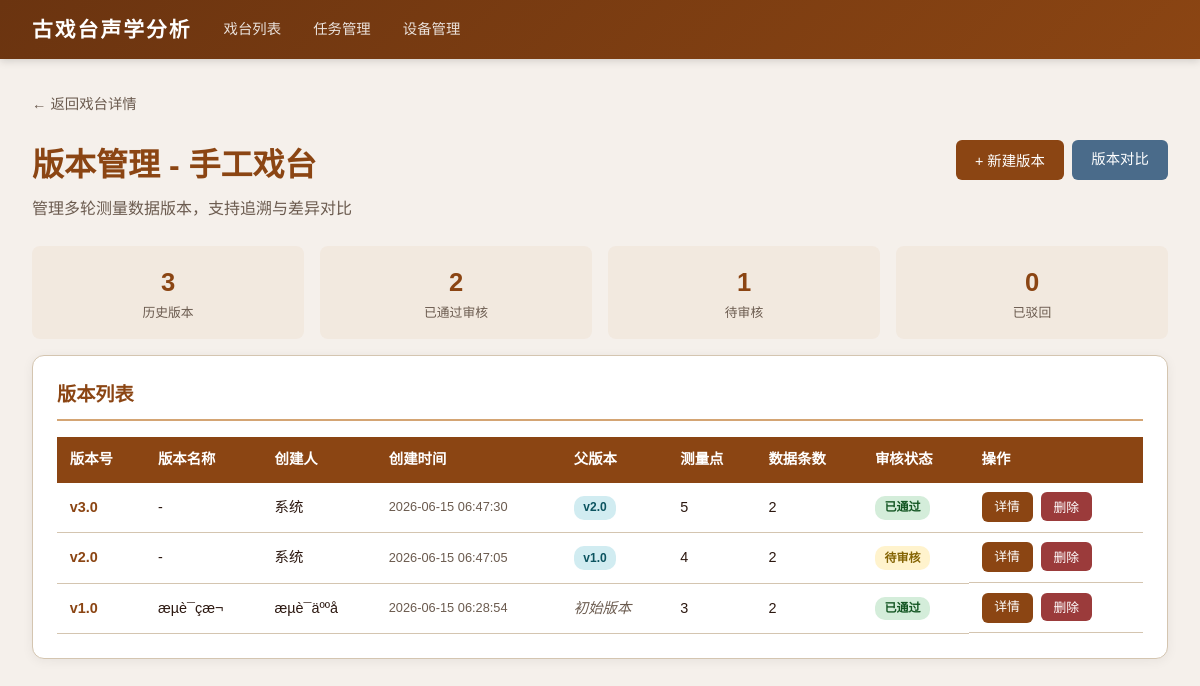
The app's page /stages/1/versions, older data.
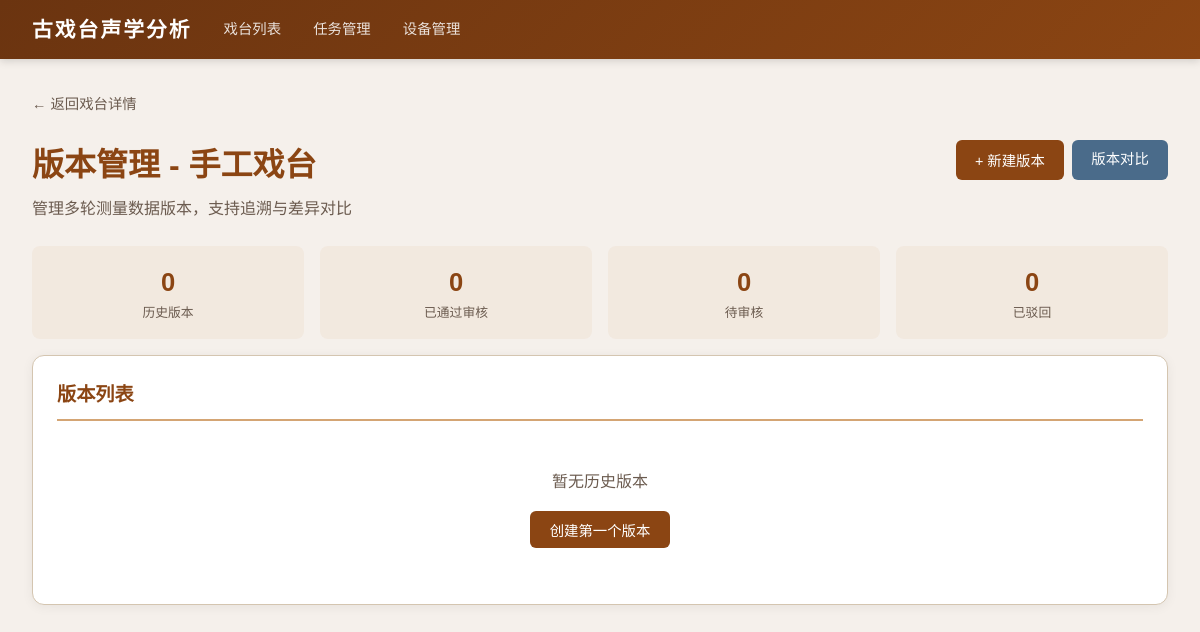
The same page, newer data.
### tables this page shows
CREATE TABLE stages (
            id INTEGER PRIMARY KEY AUTOINCREMENT,
            name TEXT NOT NULL,
            location TEXT NOT NULL DEFAULT '',
            description TEXT NOT NULL DEFAULT '',
            plan_width REAL NOT NULL DEFAULT 20.0,
            plan_height REAL NOT NULL DEFAULT 15.0,
            created_at TIMESTAMP DEFAULT CURRENT_TIMESTAMP
        );

CREATE TABLE measurement_versions (
            id INTEGER PRIMARY KEY AUTOINCREMENT,
            stage_id INTEGER NOT NULL,
            version_number TEXT NOT NULL,
            version_name TEXT NOT NULL DEFAULT '',
            created_by TEXT NOT NULL DEFAULT '',
            update_time TIMESTAMP DEFAULT CURRENT_TIMESTAMP,
            modification_description TEXT NOT NULL DEFAULT '',
            data_source TEXT NOT NULL DEFAULT '',
            review_status TEXT NOT NULL DEFAULT 'pending',
            reviewed_by TEXT NOT NULL DEFAULT '',
            review_time TIMESTAMP,
            review_comment TEXT NOT NULL DEFAULT '',
            parent_version_id INTEGER,
            session_id INTEGER,
            task_id INTEGER,
            conclusion_snapshot TEXT NOT NULL DEFAULT '',
            created_at TIMESTAMP DEFAULT CURRENT_TIMESTAMP,
            FOREIGN KEY (stage_id) REFERENCES stages(id) ON DELETE CASCADE,
            FOREIGN KEY (parent_version_id) REFERENCES measurement_versions(id) ON DELETE SET NULL,
            FOREIGN KEY (session_id) REFERENCES measurement_sessions(id) ON DELETE SET NULL,
            FOREIGN KEY (task_id) REFERENCES measurement_tasks(id) ON DELETE SET NULL,
            UNIQUE(stage_id, version_number)
        );

### app/routers/versions.py (the view)
@router.get("/stages/{stage_id}/versions", response_class=HTMLResponse)
def version_list(request: Request, stage_id: int, db=Depends(get_db)):
    cursor = db.cursor()
    cursor.execute("SELECT * FROM stages WHERE id = ?", (stage_id,))
    stage = cursor.fetchone()
    if not stage:
        raise HTTPException(status_code=404, detail="戏台不存在")
    stage = dict(stage)
    cursor.execute("""
        SELECT mv.*,
            (SELECT COUNT(*) FROM version_point_snapshots WHERE version_id = mv.id) as point_count,
            (SELECT COUNT(*) FROM version_acoustic_snapshots WHERE version_id = mv.id) as data_count,
            pv.version_number as parent_version_number
        FROM measurement_versions mv
        LEFT JOIN measurement_versions pv ON mv.parent_version_id = pv.id
        WHERE mv.stage_id = ?
        ORDER BY mv.created_at DESC
    """, (stage_id,))
    versions = [dict(row) for row in cursor.fetchall()]
    status_map = {
        "pending": "待审核",
        "approved": "已通过",
        "rejected": "已驳回"
    }
    for v in versions:
        v["review_status_text"] = status_map.get(v["review_status"], v["review_status"])
    cursor.execute("""
        SELECT ms.id, ms.singer_position, ms.audience_count, ms.door_window_state, ms.created_at
        FROM measurement_sessions ms
        WHERE ms.stage_id = ?
        ORDER BY ms.created_at DESC
    """, (stage_id,))
    sessions = [dict(row) for row in cursor.fetchall()]
    cursor.execute("""
        SELECT mt.id, mt.task_name, mt.responsible_person, mt.status, mt.measurement_date
        FROM measurement_tasks mt
        WHERE mt.stage_id = ?
        ORDER BY mt.created_at DESC
    """, (stage_id,))
    tasks = [dict(row) for row in cursor.fetchall()]
    return templates.TemplateResponse("version_list.html", {
        "request": request, "stage": stage, "versions": versions,
        "sessions": sessions, "tasks": tasks
    })

### app/templates/version_list.html (shortened to what this page needs)
{% extends "base.html" %}
{% block content %}
<div style="margin-bottom:1.5rem;">
    <a href="/stages/{{ stage.id }}" style="color:var(--text-light);text-decoration:none;font-size:0.9rem;">← 返回戏台详情</a>
</div>
<div style="display:flex;justify-content:space-between;align-items:flex-start;margin-bottom:1.5rem;gap:1rem;flex-wrap:wrap;">
    <div>
        <h1 style="color:var(--primary);margin-bottom:0.3rem;">版本管理 - {{ stage.name }}</h1>
        <p style="color:var(--text-light);">管理多轮测量数据版本，支持追溯与差异对比</p>
    </div>
    <div class="actions">
        <button class="btn btn-primary" onclick="document.getElementById('createVersionModal').style.display='flex'">+ 新建版本</button>
        <a href="/stages/{{ stage.id }}/versions/compare" class="btn btn-info">版本对比</a>
    </div>
</div>
<div class="stat-grid">
    <div class="stat-item">
        <div class="stat-value">{{ versions|length }}</div>
        <div class="stat-label">历史版本</div>
    </div>
    <div class="stat-item">
        <div class="stat-value">{{ versions | selectattr('review_status', 'equalto', 'approved') | list | length }}</div>
        <div class="stat-label">已通过审核</div>
    </div>
    <div class="stat-item">
        <div class="stat-value">{{ versions | selectattr('review_status', 'equalto', 'pending') | list | length }}</div>
        <div class="stat-label">待审核</div>
    </div>
    <div class="stat-item">
        <div class="stat-value">{{ versions | selectattr('review_status', 'equalto', 'rejected') | list | length }}</div>
        <div class="stat-label">已驳回</div>
    </div>
</div>
<div class="card">
    <h2>版本列表</h2>
    {% if versions %}
    <table>
        <thead>
            <tr>
                <th>版本号</th>
                <th>版本名称</th>
                <th>创建人</th>
                <th>创建时间</th>
                <th>父版本</th>
                <th>测量点</th>
                <th>数据条数</th>
                <th>审核状态</th>
                <th>操作</th>
            </tr>
        </thead>
        <tbody>
            {% for v in versions %}
            <tr>
                <td style="font-weight:700;color:var(--primary);">{{ v.version_number }}</td>
                <td>{{ v.version_name or '-' }}</td>
                <td>{{ v.created_by or '-' }}</td>
                <td style="font-size:0.8rem;color:var(--text-light);">{{ v.created_at }}</td>
                <td>
                    {% if v.parent_version_number %}
                    <span class="badge badge-info">{{ v.parent_version_number }}</span>
                    {% else %}
                    <span class="missing-indicator">初始版本</span>
                    {% endif %}
                </td>
                <td>{{ v.point_count }}</td>
                <td>{{ v.data_count }}</td>
                <td>
                    {% if v.review_status == 'pending' %}
                    <span class="badge badge-warning">待审核</span>
                    {% elif v.review_status == 'approved' %}
                    <span class="badge badge-success">已通过</span>
                    {% elif v.review_status == 'rejected' %}
                    <span class="badge badge-danger">已驳回</span>
                    {% endif %}
                </td>
                <td class="actions">
                    <a href="/stages/{{ stage.id }}/versions/{{ v.id }}" class="btn btn-primary btn-sm">详情</a>
                    <form action="/stages/{{ stage.id }}/versions/{{ v.id }}/delete" method="post"
                          onsubmit="return confirm('确定删除版本 {{ v.version_number }}？此操作将同时删除所有关联快照数据。')">
                        <button type="submit" class="btn btn-danger btn-sm">删除</button>
                    </form>
                </td>
            </tr>
            {% endfor %}
        </tbody>
    </table>
    {% else %}
    <div style="text-align:center;padding:2rem;">
        <p style="color:var(--text-light);margin-bottom:1rem;">暂无历史版本</p>
        <button class="btn btn-primary" onclick="document.getElementById('createVersionModal').style.display='flex'">创建第一个版本</button>
    </div>
    {% endif %}
</div>
{% endblock %}

### app/templates/base.html (shortened to what this page needs)
<!DOCTYPE html>
<html lang="zh-CN">
<head>
</head>
<body>
    <nav>
        <a href="/" class="logo">古戏台声学分析</a>
        <a href="/">戏台列表</a>
        <a href="/tasks">任务管理</a>
        <a href="/equipment">设备管理</a>
    </nav>
    <div class="container">
        {% block content %}{% endblock %}
    </div>
</body>
</html>

### app/templates/base.html (style rules this page uses)
:root { --primary: #8B4513; --primary-light: #A0522D; --primary-dark: #6B3410; --accent: #D4A574; --bg: #F5F0EB; --card-bg: #FFFFFF; --text: #2C1810; --text-light: #6B5B4F; --border: #D4C5B0; --success: #4A7C59; --warning: #C4943A; --danger: #9B3B3B; --info: #4A6B8A; }
* { margin: 0; padding: 0; box-sizing: border-box; }
body { font-family: "PingFang SC", "Microsoft YaHei", "Hiragino Sans GB", sans-serif; background: var(--bg); color: var(--text); line-height: 1.6; }
nav { background: linear-gradient(135deg, var(--primary-dark), var(--primary)); color: white; padding: 0.8rem 2rem; display: flex; align-items: center; gap: 2rem; box-shadow: 0 2px 8px rgba(0,0,0,0.15); }
nav .logo { font-size: 1.3rem; font-weight: 700; letter-spacing: 2px; text-decoration: none; color: white; }
nav a { color: rgba(255,255,255,0.85); text-decoration: none; font-size: 0.9rem; transition: color 0.2s; }
.container { max-width: 1200px; margin: 0 auto; padding: 2rem; }
.card { background: var(--card-bg); border-radius: 12px; box-shadow: 0 2px 12px rgba(0,0,0,0.06); padding: 1.5rem; margin-bottom: 1.5rem; border: 1px solid var(--border); }
.card h2 { color: var(--primary); margin-bottom: 1rem; padding-bottom: 0.5rem; border-bottom: 2px solid var(--accent); font-size: 1.2rem; }
.btn { display: inline-block; padding: 0.5rem 1.2rem; border-radius: 6px; border: none; cursor: pointer; font-size: 0.9rem; text-decoration: none; transition: all 0.2s; font-family: inherit; }
.btn-primary { background: var(--primary); color: white; }
.btn-info { background: var(--info); color: white; }
.actions { display: flex; gap: 0.5rem; flex-wrap: wrap; }
.stat-grid { display: grid; grid-template-columns: repeat(auto-fit, minmax(180px, 1fr)); gap: 1rem; margin-bottom: 1rem; }
.stat-item { text-align: center; padding: 1rem; background: rgba(212,165,116,0.1); border-radius: 8px; }
.stat-value { font-size: 1.6rem; font-weight: 700; color: var(--primary); }
.stat-label { font-size: 0.8rem; color: var(--text-light); }

Row changes from the older to the newer data that the page shows:
removed measurement_versions: version_number "v3.0", version_name "-", created_by "系统", created_at "2026-06-15 06:47:30", parent_version_number "v2.0", point_count "5", data_count "2", review_status "已通过"
removed measurement_versions: version_number "v2.0", version_name "-", created_by "系统", created_at "2026-06-15 06:47:05", parent_version_number "v1.0", point_count "4", data_count "2", review_status "待审核"
no longer on this page (row edited): measurement_versions: version_number "v1.0", version_name "æµè¯çæ¬", created_by "æµè¯äººå", created_at "2026-06-15 06:28:54", shows "初始版本", point_count "3", data_count "2", review_status "已通过"
Text that changed along with them:
{{ versions|length }}: "3" → "0"
text no longer shown: "2 1 版本号 版本名称 创建人 创建时间 父版本 测量点 数据条数 审核状态 操作"
text now shown: "0 0 暂无历史版本 创建第一个版本"
